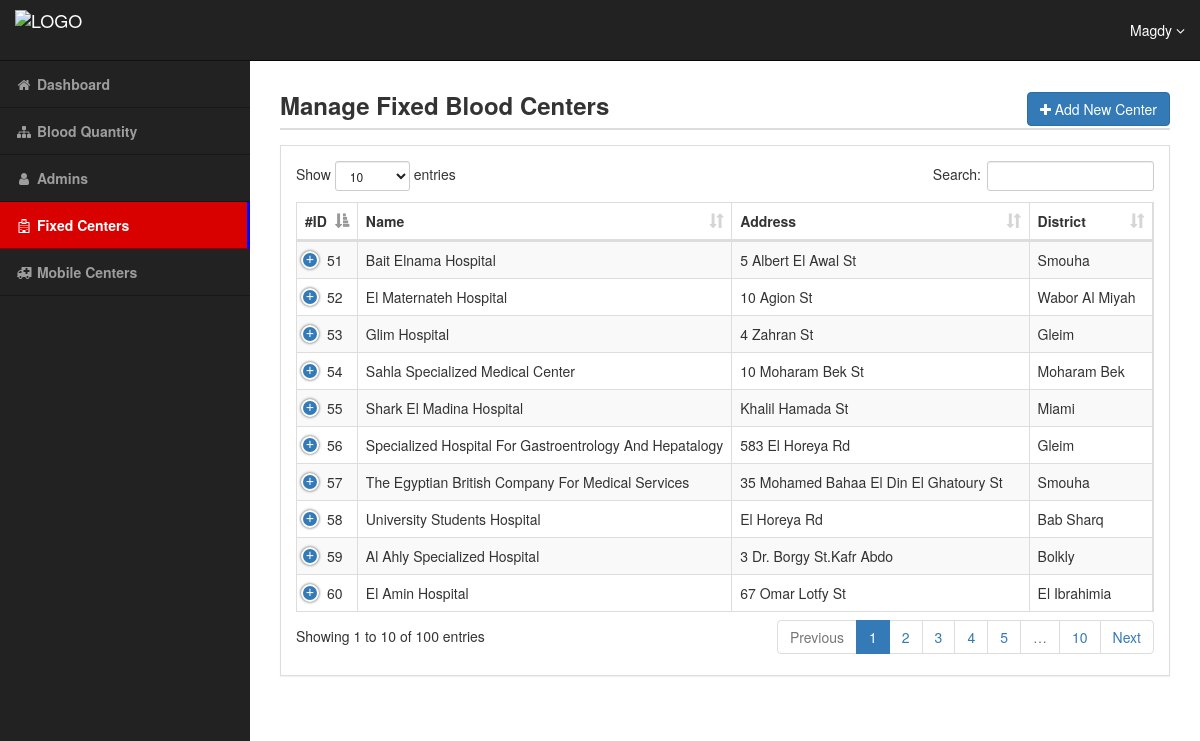
The page /manager/fixedcenters.php (signed in) on the database its author committed.
### tables this page shows
CREATE TABLE `BloodCenter` (
  `id` int(11) NOT NULL,
  `name` varchar(255) NOT NULL,
  `address` text NOT NULL,
  `fromTime` time NOT NULL,
  `toTime` time NOT NULL,
  `countryid` int(11) DEFAULT NULL,
  `bloodCenterTypeid` int(11) DEFAULT NULL,
  `districtid` int(11) DEFAULT NULL,
  `registrationApproved` tinyint(4) NOT NULL DEFAULT '0'
);

CREATE TABLE `Distirct` (
  `id` int(11) NOT NULL,
  `name` varchar(30) NOT NULL
);

### manager/fixedcenters.php (the view, shortened to what this page needs)
<?php
    if(isset($_SESSION['Username']) && $_SESSION['AdminLevel'] == 0){
        include 'init.php';
        $do = isset($_GET['do']) ? $_GET['do'] : 'Manage';
        if ($do == 'Manage') {
            $query = '';
            $stmt = $con->prepare(" SELECT  BloodCenter.id, BloodCenter.name, BloodCenter.address,
                                            BloodCenter.fromTime, BloodCenter.toTime, BloodCenter.registrationApproved, Country.name AS country,
                                            Distirct.name AS district, Center.phone , Center.email , CenterType.name AS centerType
                                    FROM    BloodCenter, Country, Distirct, Center, CenterType
                                    WHERE   BloodCenter.bloodCenterTypeid = 1 &&
                                            BloodCenter.countryid = Country.id &&
                                            BloodCenter.districtid = Distirct.id &&
                                            Center.bloodCenterid = BloodCenter.id &&
                                            Center.centerTypeid = CenterType.id $query
                                 ");
            $stmt->execute();
            $rows = $stmt->fetchAll();
            ?>
    <div id="wrapper">
        <div id="page-wrapper">
            <div class="container-fluid">
                <div class="row" id="main">
                    <div class="go-title">
                        <div class="pull-right"><a href="fixedcenters.php?do=Add"><div class="btn btn-primary"><i class="fa fa-plus"></i> Add New Center</div></a></div>
                        <h3>Manage Fixed Blood Centers</h3>
                        <div class="go-line"></div>
                    </div>
                    <div class="panel panel-default">
                        <div class="panel-body">
                            <div id="response">
                            </div>
                            <table class="table table-striped table-bordered dt-responsive nowrap" cellspacing="0" id="example" width="100%">
                                <thead>
                                    <tr>
                                        <th>#ID</th>
                                        <th>Name</th>
                                        <th>Address</th>
                                        <th>District</th>
                                    </tr>
                                </thead>
                                <tbody>
                                <?php
                                    foreach($rows as $row) {
                                        echo '<tr>';
                                            echo '<td>' . $row['id'] . '</td>';
                                            echo '<td>' . $row['name'] . '</td>';
                                            echo '<td>' . $row['address'] . '</td>';
                                            echo '<td>' . $row['district'] . '</td>';
                                        echo '</tr>';
                                    }
                        ?>
                                </tbody>
                            </table>
                        </div>
                    </div>
                </div>
            </div>
        </div>
    </div>
<?php
        }
        include $tpl . 'footer.php';
    } else {
        header('Location: ../Home.php');
        exit();
    }
?>

### manager/layout/css/style.css (style rules this page uses)
@media (min-width:768px) { body { margin-top: 50px; } }
#wrapper { padding-left: 0; }
#page-wrapper { width: 100%; padding: 0; background-color: #fff; }
@media (min-width:768px) { #wrapper { padding-left: 250px; } }
@media (min-width:768px) { #page-wrapper { padding: 22px 10px; } }
.go-line { border: 1px solid #ddd; margin: 10px 0px; }
.go-title { margin: 0px 20px; }
.go-title h3 { font-weight: 700; }
.panel-default { border-radius: 0; margin: 15px 20px; }

### rows shown on the page
bloodcenter: id "51", name "Bait Elnama Hospital", address "5 Albert El Awal St", districtid.name "Smouha"
bloodcenter: id "52", name "El Maternateh Hospital", address "10 Agion St", districtid.name "Wabor Al Miyah"
bloodcenter: id "53", name "Glim Hospital", address "4 Zahran St", districtid.name "Gleim"
bloodcenter: id "54", name "Sahla Specialized Medical Center", address "10 Moharam Bek St", districtid.name "Moharam Bek"
bloodcenter: id "55", name "Shark El Madina Hospital", address "Khalil Hamada St", districtid.name "Miami"
bloodcenter: id "56", name "Specialized Hospital For Gastroentrology And Hepatalogy", address "583 El Horeya Rd", districtid.name "Gleim"
bloodcenter: id "57", name "The Egyptian British Company For Medical Services", address "35 Mohamed Bahaa El Din El Ghatoury St", districtid.name "Smouha"
bloodcenter: id "58", name "University Students Hospital", address "El Horeya Rd", districtid.name "Bab Sharq"
bloodcenter: id "59", name "Al Ahly Specialized Hospital", address "3 Dr. Borgy St.Kafr Abdo", districtid.name "Bolkly"
bloodcenter: id "60", name "El Amin Hospital", address "67 Omar Lotfy St", districtid.name "El Ibrahimia"

### other values the page prints
$_SESSION['Username'] "Magdy"
